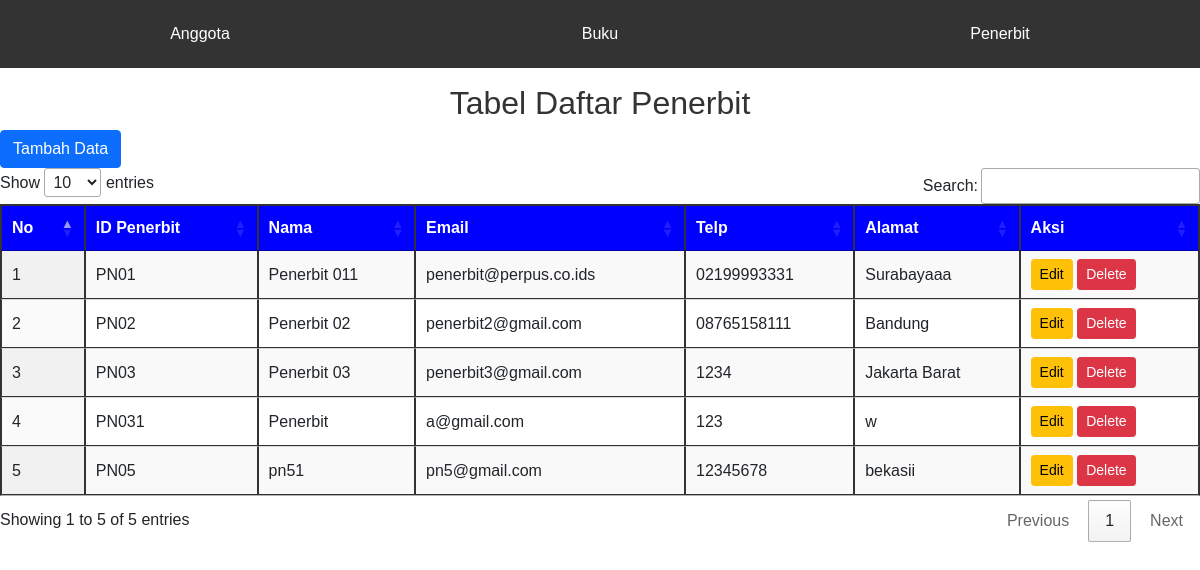
/sesi29/penerbit.php, run on the app's committed database.
### tables this page shows
CREATE TABLE `penerbit` (
  `id_penerbit` varchar(8) NOT NULL,
  `nama_penerbit` varchar(255) DEFAULT NULL,
  `email` varchar(50) DEFAULT NULL,
  `telp` varchar(12) DEFAULT NULL,
  `alamat` varchar(255) DEFAULT NULL
);

### sesi29/penerbit.php (the view, shortened to what this page needs)
<?php
include "config.php";
$query = mysqli_query($conn, "select * from penerbit");
?>
<!DOCTYPE html>
<html lang="en">
<head>
    <link rel="stylesheet" href="https://cdn.datatables.net/1.13.7/css/jquery.dataTables.css" />
    <link href="https://cdn.jsdelivr.net/npm/bootstrap@5.0.2/dist/css/bootstrap.min.css" rel="stylesheet">
</head>
<body>
    <div class="navbar" style="text-align: center;">
        <a href="index.php" style="flex: 1;">Anggota</a>
        <a href="buku.php" style="flex: 1;">Buku</a>
        <a href="penerbit.php" style="flex: 1;">Penerbit</a>
    </div>
    <div class="mt-3">
        <h2>Tabel Daftar Penerbit </h2>
    </div>
    <div>
        <a href="tampilan_form/tambahpenerbit.php" class="btn btn-primary">Tambah Data</a>
    </div>
    <div>
    <table id="myTable" class="display">
            <thead>
                <tr>
                    <th>No</th>
                    <th>ID Penerbit</th>
                    <th>Nama</th>
                    <th>Email</th>
                    <th>Telp</th>
                    <th>Alamat</th>
                    <th>Aksi</th>
                </tr>
            </thead>
            <tbody>
                <?php
                $no = 1;
                while ($data = mysqli_fetch_array($query)) {
                ?>
                    <tr>
                        <td><?php echo $no; ?></td>
                        <td><?php echo $data["id_penerbit"]; ?></td>
                        <td><?php echo $data["nama_penerbit"]; ?></td>
                        <td><?php echo $data["email"]; ?></td>
                        <td><?php echo $data["telp"]; ?></td>
                        <td><?php echo $data["alamat"]; ?></td>
                        <td>
                            <a href="tampilan_form/editpenerbit.php?id=<?php echo $data['id_penerbit']; ?>" class="btn btn-warning btn-sm">Edit</a>
                            <a href="proses/proses_deletepenerbit.php?id=<?php echo $data['id_penerbit']; ?>" class="btn btn-danger btn-sm" onclick="return confirm('Delete?');">Delete</a>
                        </td>
                    </tr>
                    <?php $no++; ?>
                <?php } ?>
            </tbody>
        </table>
    </div>
</body>
</html>

### sesi29/penerbit.php (style rules this page uses)
body { font-family: Arial, sans-serif; }
h2 { text-align: center; color: #333; }
table { width: 100%; border-collapse: collapse; margin: 20px 0; }
table, th, td { border: 1px solid #333; }
th, td { padding: 10px; text-align: left; }
th { background-color: #0000FF; color: #fff; }
.navbar { background-color: #333; overflow: hidden; text-align: center; }
.navbar a { display: inline-block; color: white; text-align: center; padding: 14px 16px; text-decoration: none; }

### data on the page
penerbit: id_penerbit "PN01", nama_penerbit "Penerbit 011", email "penerbit@perpus.co.ids", telp "02199993331", alamat "Surabayaaa"
penerbit: id_penerbit "PN02", nama_penerbit "Penerbit 02", email "penerbit2@gmail.com", telp "08765158111", alamat "Bandung"
penerbit: id_penerbit "PN03", nama_penerbit "Penerbit 03", email "penerbit3@gmail.com", telp "1234", alamat "Jakarta Barat"
penerbit: id_penerbit "PN031", nama_penerbit "Penerbit", email "a@gmail.com", telp "123", alamat "w"
penerbit: id_penerbit "PN05", nama_penerbit "pn51", email "pn5@gmail.com", telp "12345678", alamat "bekasii"
